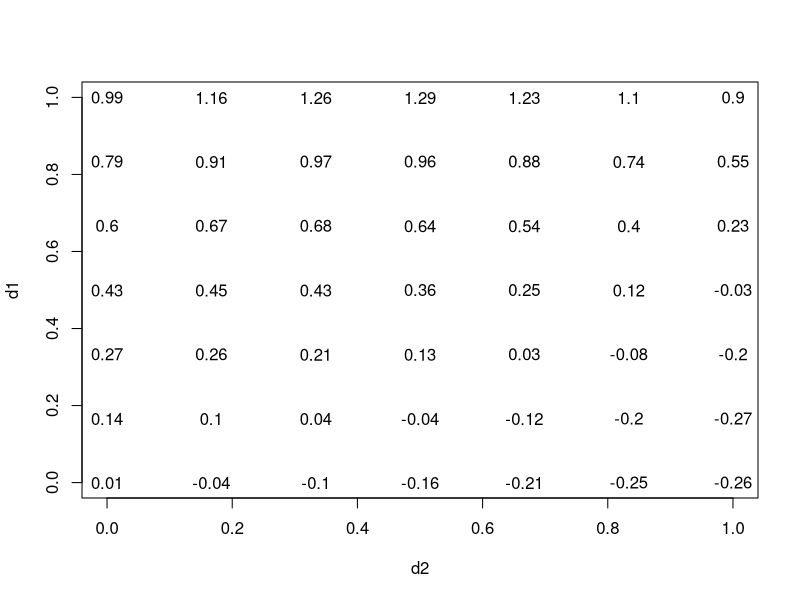

Write R code to recreate this figure.
## ---- chunk 1
set.seed(2018)
N <- 49
lscale <- 1
sdgp <- 1
## 单位区域上采样
d <- expand.grid(
  d1 = seq(0, 1, l = sqrt(N)),
  d2 = seq(0, 1, l = sqrt(N))
)
D <- as.matrix(dist(d)) # 计算采样点之间的欧氏距离
phi <- 2 * lscale^2
m <- sdgp^2 * exp(-D^2 / phi) # 多元高斯分布的协方差矩阵  二次幂指数核函数
# powered.exponential (or stable)
# rho(h) = exp[-(h/phi)^kappa] if 0 < kappa <= 2 此处 kappa 固定为 2
S <- MASS::mvrnorm(1, rep(0, N), m) # 产生服从多元高斯分布的随机数
plot(d1 ~ d2, data = d, type = "n")
text(y = d$d1, x = d$d2, labels = round(S, digits = 2))
